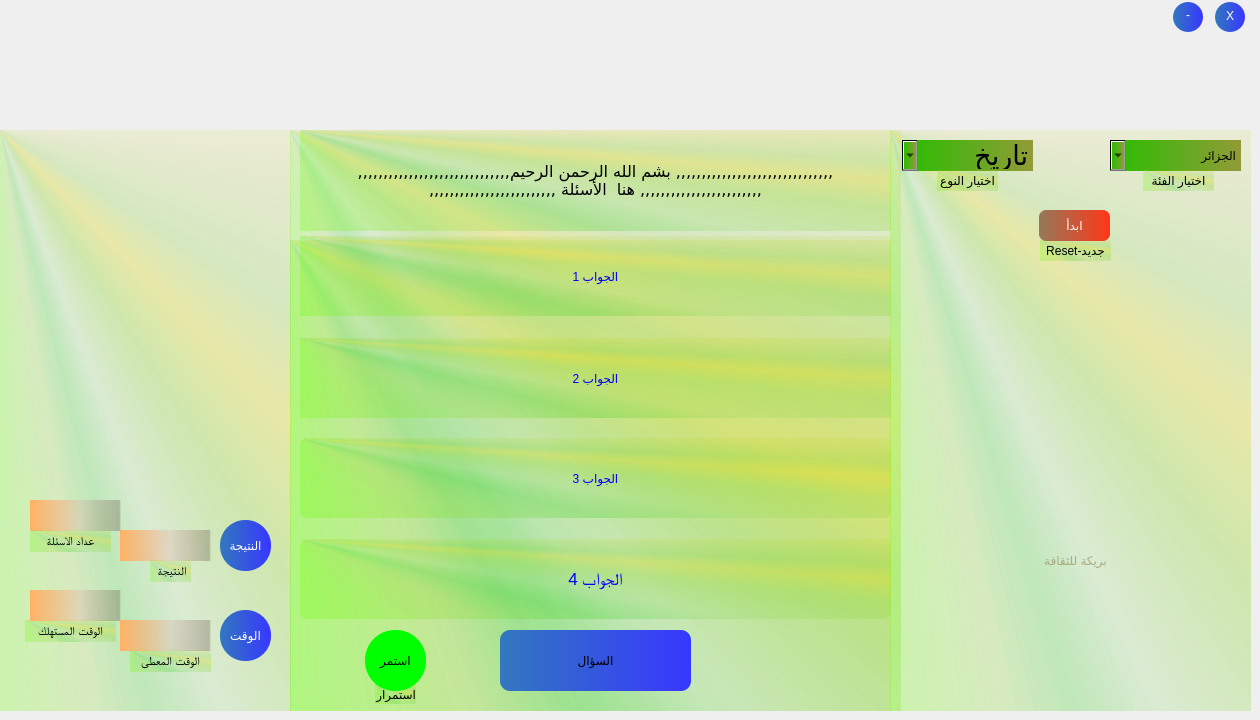
  <widget class="QWidget" name="centralwidget">
   <property name="layoutDirection">
    <enum>Qt::RightToLeft</enum>
   </property>
   <property name="locale">
    <locale language="Arabic" country="Egypt"/>
   </property>
   <widget class="QWidget" name="widget" native="true">
    <property name="geometry">
     <rect>
      <x>890</x>
      <y>130</y>
      <width>361</width>
      <height>581</height>
     </rect>
    </property>
    <property name="styleSheet">
     <string notr="true">background-color: qconicalgradient(cx:0, cy:0, angle:135, stop:0 rgba(135, 205, 0, 9), stop:0.375 rgba(105, 255, 0, 69), stop:0.423533 rgba(121, 215, 0, 50), stop:0.45 rgba(27, 205, 0, 58), stop:0.477581 rgba(115, 214, 71, 43), stop:0.518717 rgba(155, 218, 71, 100), stop:0.55 rgba(215, 215, 0,76), stop:0.57754 rgba(105, 203, 0, 50), stop:0.625 rgba(205, 205, 0, 29), stop:1 rgba(155, 205, 0, 9));
border:0px;</string>
    </property>
    <widget class="QLabel" name="label">
     <property name="geometry">
      <rect>
       <x>135</x>
       <y>410</y>
       <width>101</width>
       <height>41</height>
      </rect>
     </property>
     <property name="styleSheet">
      <string notr="true">font: 14pt &quot;Andalus&quot;;
color: rgb(170, 170, 127);
background-color: rgb(0, 0, 0,0);
</string>
     </property>
     <property name="text">
      <string>بريكة للثقافة</string>
     </property>
     <property name="alignment">
      <set>Qt::AlignCenter</set>
     </property>
    </widget>
    <widget class="QLabel" name="label_20">
     <property name="geometry">
      <rect>
       <x>150</x>
       <y>110</y>
       <width>71</width>
       <height>21</height>
      </rect>
     </property>
     <property name="styleSheet">
      <string notr="true">   QLabel{   

        color: black;
border:0px;
       font: 75 8pt &quot;MS Shell Dlg 2&quot;;
}</string>
     </property>
     <property name="text">
      <string>جديد-Reset</string>
     </property>
     <property name="alignment">
      <set>Qt::AlignCenter</set>
     </property>
    </widget>
    <widget class="QComboBox" name="comboBoxTyp_2">
     <property name="geometry">
      <rect>
       <x>12</x>
       <y>10</y>
       <width>131</width>
       <height>31</height>
      </rect>
     </property>
     <property name="font">
      <font>
       <family>Traditional Arabic</family>
       <pointsize>20</pointsize>
       <weight>50</weight>
       <italic>false</italic>
       <bold>false</bold>
      </font>
     </property>
     <property name="layoutDirection">
      <enum>Qt::RightToLeft</enum>
     </property>
     <property name="styleSheet">
      <string notr="true">         border: 1px solid '#ffffff';
        color: black;
background-color: qlineargradient(spread:pad, x1:0, y1:0, x2:1, y2:0, stop:0 rgba(40,190, 0, 255), stop:1 rgba(145, 155, 055, 255));
font: 20pt &quot;Traditional Arabic&quot;;</string>
     </property>
     <property name="locale">
      <locale language="French" country="France"/>
     </property>
     <property name="inputMethodHints">
      <set>Qt::ImhNone</set>
     </property>
     <item>
      <property name="text">
       <string>تاريخ</string>
      </property>
     </item>
     <item>
      <property name="text">
       <string>جغرافية</string>
      </property>
     </item>
    </widget>
    <widget class="QComboBox" name="comboBoxCat_2">
     <property name="geometry">
      <rect>
       <x>220</x>
       <y>10</y>
       <width>131</width>
       <height>31</height>
      </rect>
     </property>
     <property name="layoutDirection">
      <enum>Qt::RightToLeft</enum>
     </property>
     <property name="styleSheet">
      <string notr="true">         border: 1px solid '#ffffff';
        color: black;
background-color: qlineargradient(spread:pad, x1:0, y1:0, x2:1, y2:0, stop:0 rgba(40,190, 0, 255), stop:1 rgba(145, 155, 055, 255));
font: 20pt &quot;Traditional Arabic&quot;;
</string>
     </property>
     <property name="locale">
      <locale language="Arabic" country="Algeria"/>
     </property>
     <item>
      <property name="text">
       <string>الجزائر</string>
      </property>
     </item>
     <item>
      <property name="text">
       <string>ابتدائي</string>
      </property>
     </item>
     <item>
      <property name="text">
       <string>ثانية-ف1</string>
      </property>
     </item>
     <item>
      <property name="text">
       <string>ثانية-ف2</string>
      </property>
     </item>
     <item>
      <property name="text">
       <string>ثانية-ف3</string>
      </property>
     </item>
     <item>
      <property name="text">
       <string>رابعة-ف1</string>
      </property>
     </item>
     <item>
      <property name="text">
       <string>رابعة-ف2</string>
      </property>
     </item>
     <item>
      <property name="text">
       <string>رابعة-ف3</string>
      </property>
     </item>
     <item>
      <property name="text">
       <string>العالم</string>
      </property>
     </item>
    </widget>
    <widget class="QLabel" name="label_17">
     <property name="geometry">
      <rect>
       <x>253</x>
       <y>40</y>
       <width>71</width>
       <height>21</height>
      </rect>
     </property>
     <property name="styleSheet">
      <string notr="true">   QLabel{   

        color: black;
border:0px;
       font: 75 8pt &quot;MS Shell Dlg 2&quot;;
}</string>
     </property>
     <property name="text">
      <string>اختيار الفئة</string>
     </property>
     <property name="alignment">
      <set>Qt::AlignCenter</set>
     </property>
    </widget>
    <widget class="QLabel" name="label_18">
     <property name="geometry">
      <rect>
       <x>47</x>
       <y>40</y>
       <width>61</width>
       <height>21</height>
      </rect>
     </property>
     <property name="styleSheet">
      <string notr="true">   QLabel{   

        color: black;
border:0px;
       font: 75 8pt &quot;MS Shell Dlg 2&quot;;
}</string>
     </property>
     <property name="text">
      <string>اختيار النوع</string>
     </property>
     <property name="alignment">
      <set>Qt::AlignCenter</set>
     </property>
    </widget>
    <widget class="QPushButton" name="btn_demarer_new">
     <property name="enabled">
      <bool>true</bool>
     </property>
     <property name="geometry">
      <rect>
       <x>149</x>
       <y>80</y>
       <width>71</width>
       <height>31</height>
      </rect>
     </property>
     <property name="styleSheet">
      <string notr="true">
   QPushButton{   

background-color: qlineargradient(spread:pad, x1:0, y1:0, x2:1, y2:0, stop:0 rgba(150, 120, 90, 255), stop:1 rgba(255, 55, 25, 255));  
        color: white;
           
	    font: 75 14pt &quot;MS Shell Dlg 2&quot;;
        border-radius: 7px;
        border: 1px solid '#000000';
}
           QPushButton:hover{
            background: '#ffff00';
            color: red;
            font: 75 11pt &quot;MS Shell Dlg 2&quot;;
             border-radius: 7px;
        }</string>
     </property>
     <property name="text">
      <string>ابدأ</string>
     </property>
    </widget>
    <widget class="QLabel" name="label_5">
     <property name="geometry">
      <rect>
       <x>140</x>
       <y>180</y>
       <width>81</width>
       <height>71</height>
      </rect>
     </property>
     <property name="styleSheet">
      <string notr="true">font: 14pt &quot;Andalus&quot;;
color: rgb(170, 170, 127);
background-color: rgb(0, 0, 0,0);
</string>
     </property>
     <property name="text">
      <string/>
     </property>
     <property name="alignment">
      <set>Qt::AlignCenter</set>
     </property>
    </widget>
    <widget class="QLabel" name="label_6">
     <property name="geometry">
      <rect>
       <x>78</x>
       <y>505</y>
       <width>211</width>
       <height>41</height>
      </rect>
     </property>
     <property name="styleSheet">
      <string notr="true">font: 75 16pt &quot;MS Shell Dlg 2&quot;;
color: rgb(170, 170, 127);
background-color: rgb(0, 0, 0,0);
</string>
     </property>
     <property name="text">
      <string/>
     </property>
     <property name="scaledContents">
      <bool>true</bool>
     </property>
     <property name="alignment">
      <set>Qt::AlignCenter</set>
     </property>
    </widget>
   </widget>
   <widget class="QFrame" name="frame">
    <property name="geometry">
     <rect>
      <x>290</x>
      <y>130</y>
      <width>611</width>
      <height>581</height>
     </rect>
    </property>
    <property name="styleSheet">
     <string notr="true">background-color: qconicalgradient(cx:0, cy:0, angle:135, stop:0 rgba(135, 205, 0, 9), stop:0.375 rgba(105, 255, 0, 69), stop:0.423533 rgba(121, 215, 0, 50), stop:0.45 rgba(27, 205, 0, 58), stop:0.477581 rgba(115, 214, 71, 43), stop:0.518717 rgba(155, 218, 71, 100), stop:0.55 rgba(215, 215, 0,76), stop:0.57754 rgba(105, 203, 0, 50), stop:0.625 rgba(205, 205, 0, 29), stop:1 rgba(155, 205, 0, 9));
border:0px;</string>
    </property>
    <property name="frameShape">
     <enum>QFrame::StyledPanel</enum>
    </property>
    <property name="frameShadow">
     <enum>QFrame::Raised</enum>
    </property>
    <property name="lineWidth">
     <number>0</number>
    </property>
    <widget class="QGroupBox" name="groupBox_3">
     <property name="enabled">
      <bool>true</bool>
     </property>
     <property name="geometry">
      <rect>
       <x>0</x>
       <y>110</y>
       <width>601</width>
       <height>511</height>
      </rect>
     </property>
     <property name="font">
      <font>
       <kerning>true</kerning>
      </font>
     </property>
     <property name="styleSheet">
      <string notr="true">border:0px;</string>
     </property>
     <property name="inputMethodHints">
      <set>Qt::ImhNone</set>
     </property>
     <property name="title">
      <string/>
     </property>
     <property name="alignment">
      <set>Qt::AlignBottom|Qt::AlignLeading|Qt::AlignLeft</set>
     </property>
     <property name="flat">
      <bool>true</bool>
     </property>
     <property name="checkable">
      <bool>false</bool>
     </property>
     <widget class="QPushButton" name="btn_find">
      <property name="geometry">
       <rect>
        <x>210</x>
        <y>390</y>
        <width>191</width>
        <height>61</height>
       </rect>
      </property>
      <property name="styleSheet">
       <string notr="true">    QPushButton{   
background-color: qlineargradient(spread:pad, x1:0, y1:0, x2:1, y2:0, stop:0 rgba(50, 120, 190, 255), stop:1 rgba(55, 55, 255, 255));  
 color: black;  



			border: 1px solid '#ffffff';
            
       		 font: 75 20pt &quot;MS Shell Dlg 2&quot;;
       		 border-radius: 10px;
 		 	

}
   
           QPushButton:hover{ 

background-color: qlineargradient(spread:pad, x1:0, y1:0, x2:1, y2:0, stop:0 rgba(5, 160, 0, 205), stop:1 rgba(255, 255, 10, 255));


        border: 2px solid '#000000';
           color: red;
	   font: 75 20pt &quot;MS Shell Dlg 2&quot;;
       border-radius: 10px;
        }</string>
      </property>
      <property name="text">
       <string>السؤال</string>
      </property>
     </widget>
     <widget class="QLabel" name="label_19">
      <property name="geometry">
       <rect>
        <x>85</x>
        <y>444</y>
        <width>41</width>
        <height>20</height>
       </rect>
      </property>
      <property name="styleSheet">
       <string notr="true">   QLabel{   

        color: black;
border:0px;
       font: 75 8pt &quot;MS Shell Dlg 2&quot;;
}</string>
      </property>
      <property name="text">
       <string>استمرار</string>
      </property>
     </widget>
     <widget class="QPushButton" name="btn_continue">
      <property name="enabled">
       <bool>true</bool>
      </property>
      <property name="geometry">
       <rect>
        <x>75</x>
        <y>390</y>
        <width>61</width>
        <height>61</height>
       </rect>
      </property>
      <property name="styleSheet">
       <string notr="true">    QPushButton{   
background-color: qlineargradient(spread:pad, x1:0, y1:0, x2:1, y2:0, stop:0 rgba(0, 255, 0, 255), stop:1 rgba(0, 255, 0, 255));  
        color: black; 



			border: 1px solid '#ffffff';
            
       		 font: 75 14pt &quot;MS Shell Dlg 2&quot;;
       		 border-radius: 30px;
 		 	

}
   
           QPushButton:hover{ 
background-color:  rgba(220, 255, 5, 255);	
        border: 2px solid '#000000';
           color: red;
	   font: 75 14pt &quot;MS Shell Dlg 2&quot;;
        border-radius:30px;
        }

 </string>
      </property>
      <property name="text">
       <string>استمر</string>
      </property>
     </widget>
    </widget>
    <widget class="QLabel" name="lbl_question">
     <property name="geometry">
      <rect>
       <x>10</x>
       <y>0</y>
       <width>591</width>
       <height>101</height>
      </rect>
     </property>
     <property name="styleSheet">
      <string notr="true"> QLabel{
        font-family: Shanti;
        font-size: 16px;
        color: 'black';
border:0px;
	
}</string>
     </property>
     <property name="locale">
      <locale language="Arabic" country="Algeria"/>
     </property>
     <property name="text">
      <string>,,,,,,,,,,,,,,,,,,,,,,,,,,,,,,, بشم الله الرحمن الرحيم,,,,,,,,,,,,,,,,,,,,,,,,,,,,,,   ,,,,,,,,,,,,,,,,,,,,,,,, هنا  الأسئلة ,,,,,,,,,,,,,,,,,,,,,,,,,</string>
     </property>
     <property name="alignment">
      <set>Qt::AlignCenter</set>
     </property>
     <property name="wordWrap">
      <bool>true</bool>
     </property>
    </widget>
    <widget class="QPushButton" name="btnanswer4_2">
     <property name="geometry">
      <rect>
       <x>10</x>
       <y>409</y>
       <width>591</width>
       <height>80</height>
      </rect>
     </property>
     <property name="font">
      <font>
       <family>MS Shell Dlg 2</family>
       <pointsize>13</pointsize>
       <weight>9</weight>
       <italic>false</italic>
       <bold>false</bold>
      </font>
     </property>
     <property name="styleSheet">
      <string notr="true">    

    QPushButton{   
            border:  1px solid '#ffffff';
	        border-bottom: 1px solid '#000000';                   
       		 font: 75 13pt &quot;MS Shell Dlg 2&quot;;
       		 border-radius: 7px;
 		 	  color: blue;

}
   
           QPushButton:hover{ 
/*background-color: qlineargradient(spread:pad, x1:0, y1:0, x2:1, y2:0, stop:0 rgba(0, 20, 80, 205), stop:1 rgba(0, 125,255, 255)); 
  */
background-color: qlineargradient(spread:pad, x1:0, y1:0, x2:1, y2:0, stop:0 rgba(5, 160, 0, 205), stop:1 rgba(255, 255, 10, 255));
     
        color: red;      
	   font: 75 13pt &quot;MS Shell Dlg 2&quot;;
        border-radius: 7px;
        }
         

QPushButton:pressed
{
    background-color: QLinearGradient( x1: 0, y1: 0, x2: 0, y2: 1, stop: 0 #2d2d2d, stop: 0.1 #2b2b2b, stop: 0.5 #292929, stop: 0.9 #282828, stop: 1 #252525);
}
</string>
     </property>
     <property name="text">
      <string>الجواب 4</string>
     </property>
    </widget>
    <widget class="QPushButton" name="btnanswer2_2">
     <property name="geometry">
      <rect>
       <x>10</x>
       <y>208</y>
       <width>591</width>
       <height>80</height>
      </rect>
     </property>
     <property name="styleSheet">
      <string notr="true">

    QPushButton{   
            border:  1px solid '#ffffff';
	        border-bottom: 1px solid '#000000';                   
       		 font: 75 13pt &quot;MS Shell Dlg 2&quot;;
     
 		 	  color: blue;

}
   
           QPushButton:hover{ 
/*background-color: qlineargradient(spread:pad, x1:0, y1:0, x2:1, y2:0, stop:0 rgba(0, 20, 80, 205), stop:1 rgba(0, 125,255, 255)); 
  */
background-color: qlineargradient(spread:pad, x1:0, y1:0, x2:1, y2:0, stop:0 rgba(5, 160, 0, 205), stop:1 rgba(255, 255, 10, 255));
     
        color: red;      
	   font: 75 13pt &quot;MS Shell Dlg 2&quot;;
      
        }
         

QPushButton:pressed
{
    background-color: QLinearGradient( x1: 0, y1: 0, x2: 0, y2: 1, stop: 0 #2d2d2d, stop: 0.1 #2b2b2b, stop: 0.5 #292929, stop: 0.9 #282828, stop: 1 #252525);
}






</string>
     </property>
     <property name="text">
      <string>الجواب 2</string>
     </property>
    </widget>
    <widget class="QPushButton" name="btnanswer1_2">
     <property name="geometry">
      <rect>
       <x>10</x>
       <y>106</y>
       <width>591</width>
       <height>80</height>
      </rect>
     </property>
     <property name="styleSheet">
      <string notr="true">
    QPushButton{   
            border:  1px solid '#ffffff';
	        border-bottom: 1px solid '#000000';                   
       		 font: 75 13pt &quot;MS Shell Dlg 2&quot;;
       		
 		 	  color: blue;

}
   
           QPushButton:hover{ 
/*background-color: qlineargradient(spread:pad, x1:0, y1:0, x2:1, y2:0, stop:0 rgba(0, 20, 80, 205), stop:1 rgba(0, 125,255, 255)); 
  */
background-color: qlineargradient(spread:pad, x1:0, y1:0, x2:1, y2:0, stop:0 rgba(5, 160, 0, 205), stop:1 rgba(255, 255, 10, 255));
     
        color: red;      
	   font: 75 13pt &quot;MS Shell Dlg 2&quot;;
  
        }
         

QPushButton:pressed
{
    background-color: QLinearGradient( x1: 0, y1: 0, x2: 0, y2: 1, stop: 0 #2d2d2d, stop: 0.1 #2b2b2b, stop: 0.5 #292929, stop: 0.9 #282828, stop: 1 #252525);
}


</string>
     </property>
     <property name="text">
      <string>الجواب 1</string>
     </property>
    </widget>
    <widget class="QPushButton" name="btnanswer3_2">
     <property name="geometry">
      <rect>
       <x>10</x>
       <y>308</y>
       <width>591</width>
       <height>80</height>
      </rect>
     </property>
     <property name="styleSheet">
      <string notr="true">
    QPushButton{   
            border:  1px solid '#ffffff';
	        border-bottom: 1px solid '#000000';                   
       		 font: 75 13pt &quot;MS Shell Dlg 2&quot;;
       		 border-radius: 7px;
 		 	  color: blue;

}
   
           QPushButton:hover{ 
/*background-color: qlineargradient(spread:pad, x1:0, y1:0, x2:1, y2:0, stop:0 rgba(0, 20, 80, 205), stop:1 rgba(0, 125,255, 255)); 
  */
background-color: qlineargradient(spread:pad, x1:0, y1:0, x2:1, y2:0, stop:0 rgba(5, 160, 0, 205), stop:1 rgba(255, 255, 10, 255));
     
        color: red;      
	   font: 75 13pt &quot;MS Shell Dlg 2&quot;;
        border-radius: 7px;
        }
         

QPushButton:pressed
{
    background-color: QLinearGradient( x1: 0, y1: 0, x2: 0, y2: 1, stop: 0 #2d2d2d, stop: 0.1 #2b2b2b, stop: 0.5 #292929, stop: 0.9 #282828, stop: 1 #252525);
}
</string>
     </property>
     <property name="text">
      <string>الجواب 3</string>
     </property>
    </widget>
   </widget>
   <widget class="QGroupBox" name="groupBox">
    <property name="geometry">
     <rect>
      <x>0</x>
      <y>130</y>
      <width>291</width>
      <height>581</height>
     </rect>
    </property>
    <property name="styleSheet">
     <string notr="true">border:0px;
</string>
    </property>
    <property name="title">
     <string/>
    </property>
    <widget class="QLabel" name="lbl_reponse">
     <property name="geometry">
      <rect>
       <x>0</x>
       <y>0</y>
       <width>291</width>
       <height>331</height>
      </rect>
     </property>
     <property name="styleSheet">
      <string notr="true"> QLabel{
	 
   border:0px;
        font-size: 14px;
        color: 'black';
}</string>
     </property>
     <property name="text">
      <string/>
     </property>
     <property name="alignment">
      <set>Qt::AlignCenter</set>
     </property>
     <property name="wordWrap">
      <bool>true</bool>
     </property>
    </widget>
    <widget class="QFrame" name="frame2">
     <property name="geometry">
      <rect>
       <x>0</x>
       <y>0</y>
       <width>295</width>
       <height>581</height>
      </rect>
     </property>
     <property name="minimumSize">
      <size>
       <width>295</width>
       <height>0</height>
      </size>
     </property>
     <property name="maximumSize">
      <size>
       <width>300</width>
       <height>16777215</height>
      </size>
     </property>
     <property name="styleSheet">
      <string notr="true">background-color: qconicalgradient(cx:0, cy:0, angle:135, stop:0 rgba(135, 205, 0, 9), stop:0.375 rgba(105, 255, 0, 69), stop:0.423533 rgba(121, 215, 0, 50), stop:0.45 rgba(27, 205, 0, 58), stop:0.477581 rgba(115, 214, 71, 43), stop:0.518717 rgba(155, 218, 71, 100), stop:0.55 rgba(215, 215, 0,76), stop:0.57754 rgba(105, 203, 0, 50), stop:0.625 rgba(205, 205, 0, 29), stop:1 rgba(155, 205, 0, 9));
border:0px;</string>
     </property>
     <property name="frameShape">
      <enum>QFrame::StyledPanel</enum>
     </property>
     <property name="frameShadow">
      <enum>QFrame::Raised</enum>
     </property>
     <widget class="QLabel" name="label_resultat">
      <property name="geometry">
       <rect>
        <x>120</x>
        <y>400</y>
        <width>91</width>
        <height>31</height>
       </rect>
      </property>
      <property name="font">
       <font>
        <pointsize>-1</pointsize>
       </font>
      </property>
      <property name="styleSheet">
       <string notr="true"> QLabel{
	background-color: qlineargradient(spread:pad, x1:0, y1:0, x2:1, y2:0, stop:0 rgba(255, 178, 102, 255), stop:0.55 rgba(235, 148, 161, 55), stop:0.98 rgba(40, 0, 0, 55), stop:1 rgba(0, 0, 0, 0));
        font-size: 22px;
        color: 'black';

   
        border: 1px solid '#000000';
        border-radius: 25px;
}</string>
      </property>
      <property name="text">
       <string/>
      </property>
      <property name="alignment">
       <set>Qt::AlignCenter</set>
      </property>
     </widget>
     <widget class="QLabel" name="labelQuestNumero">
      <property name="geometry">
       <rect>
        <x>30</x>
        <y>370</y>
        <width>91</width>
        <height>31</height>
       </rect>
      </property>
      <property name="styleSheet">
       <string notr="true"> QLabel{
        font-size: 22px;
        color: 'black';
	background-color: qlineargradient(spread:pad, x1:0, y1:0, x2:1, y2:0, stop:0 rgba(255, 178, 102, 255), stop:0.55 rgba(235, 148, 161, 55), stop:0.98 rgba(40, 0, 0, 55), stop:1 rgba(0, 0, 0, 0));
   
        border: 1px solid '#000000';
        border-radius: 25px;
}</string>
      </property>
      <property name="text">
       <string/>
      </property>
      <property name="alignment">
       <set>Qt::AlignCenter</set>
      </property>
     </widget>
     <widget class="QLabel" name="label_11">
      <property name="geometry">
       <rect>
        <x>25</x>
        <y>490</y>
        <width>91</width>
        <height>22</height>
       </rect>
      </property>
      <property name="font">
       <font>
        <family>MS Shell Dlg 2</family>
        <pointsize>9</pointsize>
        <weight>9</weight>
        <italic>false</italic>
        <bold>false</bold>
       </font>
      </property>
      <property name="styleSheet">
       <string notr="true">   QLabel{   
        color: black;
        font-family: 'shanti';
        font: 75 9pt &quot;MS Shell Dlg 2&quot;;
        border:0 px;
}
   
        </string>
      </property>
      <property name="text">
       <string>الوقت المستهلك</string>
      </property>
      <property name="alignment">
       <set>Qt::AlignCenter</set>
      </property>
     </widget>
     <widget class="QLabel" name="label_12">
      <property name="geometry">
       <rect>
        <x>30</x>
        <y>400</y>
        <width>81</width>
        <height>22</height>
       </rect>
      </property>
      <property name="font">
       <font>
        <family>MS Shell Dlg 2</family>
        <pointsize>9</pointsize>
        <weight>9</weight>
        <italic>false</italic>
        <bold>false</bold>
       </font>
      </property>
      <property name="styleSheet">
       <string notr="true">   QLabel{   
        color: black;
        font-family: 'shanti';
        font: 75 9pt &quot;MS Shell Dlg 2&quot;;
        border:0 px;
}
   
        </string>
      </property>
      <property name="text">
       <string>عداد الاسئلة</string>
      </property>
      <property name="alignment">
       <set>Qt::AlignCenter</set>
      </property>
     </widget>
     <widget class="QLabel" name="label_7">
      <property name="geometry">
       <rect>
        <x>150</x>
        <y>430</y>
        <width>41</width>
        <height>22</height>
       </rect>
      </property>
      <property name="font">
       <font>
        <family>MS Shell Dlg 2</family>
        <pointsize>9</pointsize>
        <weight>9</weight>
        <italic>false</italic>
        <bold>false</bold>
       </font>
      </property>
      <property name="styleSheet">
       <string notr="true">   QLabel{   
        color: black;
        font-family: 'shanti';
       font: 75 9pt &quot;MS Shell Dlg 2&quot;;
        border:0 px;
}
      </string>
      </property>
      <property name="text">
       <string>النتيجة </string>
      </property>
      <property name="alignment">
       <set>Qt::AlignCenter</set>
      </property>
     </widget>
     <widget class="QLabel" name="label_13">
      <property name="geometry">
       <rect>
        <x>130</x>
        <y>520</y>
        <width>81</width>
        <height>22</height>
       </rect>
      </property>
      <property name="font">
       <font>
        <family>MS Shell Dlg 2</family>
        <pointsize>9</pointsize>
        <weight>9</weight>
        <italic>false</italic>
        <bold>false</bold>
       </font>
      </property>
      <property name="styleSheet">
       <string notr="true">   QLabel{   
        color: black;
        font-family: 'shanti';
        font: 75 9pt &quot;MS Shell Dlg 2&quot;;
              border:0 px;

}
   
        </string>
      </property>
      <property name="text">
       <string>الوقت المعطى</string>
      </property>
      <property name="alignment">
       <set>Qt::AlignCenter</set>
      </property>
     </widget>
     <widget class="QPushButton" name="btn_temporisation">
      <property name="enabled">
       <bool>true</bool>
      </property>
      <property name="geometry">
       <rect>
        <x>220</x>
        <y>480</y>
        <width>51</width>
        <height>51</height>
       </rect>
      </property>
      <property name="styleSheet">
       <string notr="true">
   QPushButton{   

background-color: qlineargradient(spread:pad, x1:0, y1:0, x2:1, y2:0, stop:0 rgba(50, 120, 190, 255), stop:1 rgba(55, 55, 255, 255));  
        color: white;
        font-family: 'shanti';        
	    font: 75 11pt &quot;MS Shell Dlg 2&quot;;
        border-radius: 25px;
border: 1px solid '#000000';
}
           QPushButton:hover{
            background: '#ffff00';
            color: black;
            font: 75 11pt &quot;MS Shell Dlg 2&quot;;
        }</string>
      </property>
      <property name="text">
       <string>الوقت</string>
      </property>
     </widget>
     <widget class="QLabel" name="lbl_TimeStart">
      <property name="geometry">
       <rect>
        <x>30</x>
        <y>460</y>
        <width>91</width>
        <height>31</height>
       </rect>
      </property>
      <property name="font">
       <font>
        <pointsize>-1</pointsize>
       </font>
      </property>
      <property name="styleSheet">
       <string notr="true"> QLabel{
        font-size: 18px;
        color: 'black';

   	background-color: qlineargradient(spread:pad, x1:0, y1:0, x2:1, y2:0, stop:0 rgba(255, 178, 102, 255), stop:0.55 rgba(235, 148, 161, 55), stop:0.98 rgba(40, 0, 0, 55), stop:1 rgba(0, 0, 0, 0));
        border: 1px solid '#000000';
        border-radius: 25px;
}</string>
      </property>
      <property name="text">
       <string/>
      </property>
      <property name="alignment">
       <set>Qt::AlignCenter</set>
      </property>
     </widget>
     <widget class="QPushButton" name="btn_afficherResult">
      <property name="enabled">
       <bool>true</bool>
      </property>
      <property name="geometry">
       <rect>
        <x>220</x>
        <y>390</y>
        <width>51</width>
        <height>51</height>
       </rect>
      </property>
      <property name="styleSheet">
       <string notr="true">
   QPushButton{   

background-color: qlineargradient(spread:pad, x1:0, y1:0, x2:1, y2:0, stop:0 rgba(50, 120, 190, 255), stop:1 rgba(55, 55, 255, 255));  
        color: white;
        font-family: 'shanti';        
	    font: 75 11pt &quot;MS Shell Dlg 2&quot;;
        border-radius: 25px;
border: 1px solid '#000000';
}
           QPushButton:hover{
            background: '#ffff00';
            color: black;
            font: 75 11pt &quot;MS Shell Dlg 2&quot;;
        }</string>
      </property>
      <property name="text">
       <string>النتيجة</string>
      </property>
     </widget>
     <widget class="QLineEdit" name="lineEdit_temps">
      <property name="geometry">
       <rect>
        <x>120</x>
        <y>490</y>
        <width>91</width>
        <height>31</height>
       </rect>
      </property>
      <property name="styleSheet">
       <string notr="true">
        font-size: 18px;
        color: 'black';

   	background-color: qlineargradient(spread:pad, x1:0, y1:0, x2:1, y2:0, stop:0 rgba(255, 178, 102, 255), stop:0.55 rgba(235, 148, 161, 55), stop:0.98 rgba(40, 0, 0, 55), stop:1 rgba(0, 0, 0, 0));
        border: 1px solid '#000000';
        border-radius: 25px;
</string>
      </property>
      <property name="text">
       <string/>
      </property>
      <property name="alignment">
       <set>Qt::AlignCenter</set>
      </property>
     </widget>
    </widget>
    <zorder>frame2</zorder>
    <zorder>lbl_reponse</zorder>
   </widget>
   <widget class="QFrame" name="frame_2">
    <property name="geometry">
     <rect>
      <x>-1</x>
      <y>0</y>
      <width>1251</width>
      <height>121</height>
     </rect>
    </property>
    <property name="styleSheet">
     <string notr="true">
border:0px;</string>
    </property>
    <property name="frameShape">
     <enum>QFrame::StyledPanel</enum>
    </property>
    <property name="frameShadow">
     <enum>QFrame::Raised</enum>
    </property>
    <widget class="QLabel" name="label1">
     <property name="geometry">
      <rect>
       <x>340</x>
       <y>0</y>
       <width>511</width>
       <height>121</height>
      </rect>
     </property>
     <property name="styleSheet">
      <string notr="true">border:0px;</string>
     </property>
     <property name="text">
      <string/>
     </property>
     <property name="alignment">
      <set>Qt::AlignCenter</set>
     </property>
    </widget>
    <widget class="QPushButton" name="closeButton">
     <property name="geometry">
      <rect>
       <x>1216</x>
       <y>2</y>
       <width>30</width>
       <height>30</height>
      </rect>
     </property>
     <property name="minimumSize">
      <size>
       <width>30</width>
       <height>30</height>
      </size>
     </property>
     <property name="maximumSize">
      <size>
       <width>30</width>
       <height>30</height>
      </size>
     </property>
     <property name="cursor">
      <cursorShape>PointingHandCursor</cursorShape>
     </property>
     <property name="styleSheet">
      <string notr="true">

   QPushButton{   
background-color: qlineargradient(spread:pad, x1:0, y1:0, x2:1, y2:0, stop:0 rgba(50, 120, 190, 255), stop:1 rgba(55, 55, 255, 255));    
        color: white;
        font-family: 'shanti';        
	    font: 75 15pt &quot;MS Shell Dlg 2&quot;;
        border-radius: 15px;
padding-top:-2px;
}
           QPushButton:hover{
            background: '#ff4444';
            color: white;
            font: 75 15pt &quot;MS Shell Dlg 2&quot;;
border-radius: 15px;
        }</string>
     </property>
     <property name="text">
      <string>X</string>
     </property>
     <property name="iconSize">
      <size>
       <width>24</width>
       <height>24</height>
      </size>
     </property>
    </widget>
    <widget class="QPushButton" name="minimizeButton">
     <property name="geometry">
      <rect>
       <x>1174</x>
       <y>2</y>
       <width>30</width>
       <height>30</height>
      </rect>
     </property>
     <property name="sizePolicy">
      <sizepolicy hsizetype="Minimum" vsizetype="Fixed">
       <horstretch>30</horstretch>
       <verstretch>30</verstretch>
      </sizepolicy>
     </property>
     <property name="minimumSize">
      <size>
       <width>30</width>
       <height>30</height>
      </size>
     </property>
     <property name="cursor">
      <cursorShape>PointingHandCursor</cursorShape>
     </property>
     <property name="styleSheet">
      <string notr="true">   QPushButton{   
background-color: qlineargradient(spread:pad, x1:0, y1:0, x2:1, y2:0, stop:0 rgba(50, 120, 190, 255), stop:1 rgba(55, 55, 255, 255));      
        color: white;
        font-family: 'shanti';        
	    font: 75 28pt &quot;MS Shell Dlg 2&quot;;
        border-radius: 15px;
padding-top:-5px;
}
           QPushButton:hover{
            background: '#00ff00';
            color: white;
            font: 75 28pt &quot;MS Shell Dlg 2&quot;;
border-radius: 15px;
        }</string>
     </property>
     <property name="text">
      <string>-</string>
     </property>
     <property name="iconSize">
      <size>
       <width>24</width>
       <height>24</height>
      </size>
     </property>
    </widget>
    <widget class="QLabel" name="label_3">
     <property name="geometry">
      <rect>
       <x>850</x>
       <y>0</y>
       <width>311</width>
       <height>121</height>
      </rect>
     </property>
     <property name="styleSheet">
      <string notr="true">border:0px;</string>
     </property>
     <property name="text">
      <string/>
     </property>
    </widget>
    <widget class="QLabel" name="label_4">
     <property name="geometry">
      <rect>
       <x>0</x>
       <y>0</y>
       <width>341</width>
       <height>121</height>
      </rect>
     </property>
     <property name="styleSheet">
      <string notr="true">border:0px;</string>
     </property>
     <property name="text">
      <string/>
     </property>
     <property name="alignment">
      <set>Qt::AlignCenter</set>
     </property>
    </widget>
   </widget>
   <zorder>frame</zorder>
   <zorder>groupBox</zorder>
   <zorder>widget</zorder>
   <zorder>frame_2</zorder>
  </widget>
